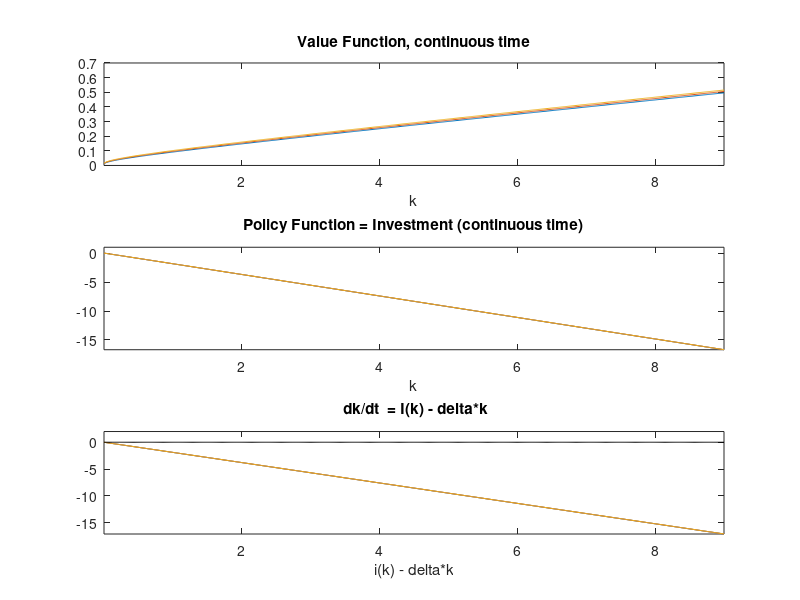

This chart was generated by the following MATLAB code:
%% UPENN, @Wharton
% Finance 937. 
% Prof. Joao Gomes
% Student: Rodrigo A. Morales M. && Mr. Paw Bednarek
% Based on Moll HJB code
% Okt, 2019
% Problem Set 01. Exercise 2) continuous time model
%% 0. Housekeeping
clear all
close all
clc
tic
%%  1. Calibration
aalpha = 0.3;   % Elasticity of output w.r.t. capital
bb = 0.5;       % cost of investment
delta = 0.05;  % start with a very small one
r = 0.05;       % interest rate, return of capital
% Productivity values
vProductivity = [0.9 1.0 1.1];
% vProductivity = 1;
nGridProductivity = length(vProductivity);
na = nGridProductivity;  %number of points of Productivyt
if na >1
    mTransition = [1/2 1/2 0; 1/4 1/2 1/4; 0 1/2 1/2]';
else
    mTransition = 1;
end

%% 2. Steady State
%define the functions of labor, profit and investment...
abar = 1.0;
capitalSteadyState = (aalpha*1/(r+delta))^(1/(1-aalpha));
outputSteadyState = abar*capitalSteadyState^aalpha;
%fprintf(' Output = %2.6f, Capital = %2.6f\n', outputSteadyState, capitalSteadyState); 
fprintf('Code Began running...\n')
% Generate the grid of capital
kapitalMax = (abar/(delta))^(1/(1-aalpha));
kmin = 0.01;
kmax = 9;
vGridCapital = linspace(kmin,kmax,600);
% Get sizes of capital and prodctvt grid:
nGridCapital = length(vGridCapital);
nGridProductivity = length(vProductivity);
I = nGridCapital;
dk = (kmax-kmin)/(I-1);
kapMatrix = vGridCapital'*ones(1,nGridProductivity);

%% 3. Required matrices and vectors
%mValueFunction    = linspace(1,vGridCapital(nGridCapital),nGridCapital)'*vProductivity;
mValueFunction    = (vGridCapital'.^aalpha)*vProductivity;
%mValueFunction(1,:) = 6*ones(1,nGridProductivity);
%mValueFunction(end,:) = (vGridCapital(end)^aalpha./r)*vProductivity;
%mValueFunctionNew = zeros(nGridCapital,nGridProductivity);
mValueFunctionNew = mValueFunction;
mPolicyFunction   = zeros(nGridCapital,nGridProductivity); %investment
% Matrices for the Implicit iteration in each productivity:
mdVf = zeros(nGridCapital,nGridProductivity);
mdVb = zeros(nGridCapital,nGridProductivity);
mc = zeros(nGridCapital,nGridProductivity);
%% 4. We pre-build output for each point in the grid
%profitMatrix = profit(exp(vProductivity),vGridCapital);
%% 5. Main iteration
maxDifference = 10.0;
maxite = 100000;
tolerance = 0.0000001;%0.0000001;
iteration = 0;
deltaV = 1000;
explicit = 2; % 1 -to run the explicit, 2- implicit
%Note: this matrix only works when there are three states in the economy
Achange = [zeros(I), mTransition(2,1)*speye(I) mTransition(3,1)*speye(I);...
    mTransition(1,2)*speye(I) zeros(I) mTransition(3,2)*speye(I);...
    mTransition(1,3)*speye(I) mTransition(2,3)*speye(I) zeros(I)];

while (maxDifference>tolerance || iteration > maxite) 
%     iteration
%     maxDifference
    %Not necessary to loop over Productivity:
    %for nProductivity = 1:nGridProductivity
        dVf = mdVf;
        dVb = mdVb;
        %prodctvt = vProductivity(nProductivity);
        V = mValueFunction;
        % forward difference
        dVf(1:I-1,:) = (V(2:I,:)-V(1:I-1,:))/dk;
        %dVf(I) = (aalpha*prodctvt.*kmax.^(aalpha-1) - delta)/r; %state constraint, for stability
        dVf(I,:) = 1;
        % backward difference
        dVb(2:I,:) = (V(2:I,:)-V(1:I-1,:))/dk;
        %dVb(1) = (aalpha*prodctvt.*kmin.^(aalpha-1) - delta)/r; %state constraint, for stability
        dVb(1,:) = 1; %state constraint, for stability
        %investment with forward difference
        investmentVectorF = ((dVf-1)/bb + delta).*kapMatrix;
        muf = investmentVectorF - delta*kapMatrix;
        %investment with backward difference
        investmentVectorb = ((dVb-1)/bb + delta).*kapMatrix;
        mub = investmentVectorb - delta*kapMatrix;
        %investment and derivative of value function at steady state
        investmentVector0 = delta*kapMatrix;
        dV0 = 1+bb*(investmentVector0./kapMatrix -delta);%-bb/2*delta^2 +1;   %%%%%%%%%% NOT SURE %%%%%%%%%%%%%%%%%%
        % dV_upwind makes a choice of forward or backward differences based on
        % the sign of the drift    
        If = muf > 0; %below steady state
        Ib = mub < 0; %above steady state
        I0 = (1-If-Ib); %at steady state
        dV_Upwind = dVf.*If + dVb.*Ib + dV0.*I0; %important to include third term
        invest = ((dV_Upwind-1)/bb + delta).*kapMatrix;
        %Get vectors and do implicit Euler...
%         diffPoisson = mValueFunction*mTransition(:,nProductivity);
        dn = vGridCapital'.^aalpha*vProductivity - invest -...
            bb/2*(invest./kapMatrix -delta).^2.*kapMatrix ;
        driftK = muf.*If + mub.*Ib + 0.*I0;
        %CONSTRUCT MATRIX
        X = -min(mub,0)/dk;
        Z = max(muf,0)/dk;
        % To build Y, we need to consider the diffPoisson effect
        Y = -max(muf,0)/dk + min(mub,0)/dk - ones(I,1)*sum(mTransition'-diag(mTransition'),2)';
        %sparse matrix: faster
        A1 = spdiags(Y(:,1),0,I,I)+spdiags(X(2:I,1),-1,I,I)+spdiags([0;Z(1:I-1,1)],1,I,I);
        A2 = spdiags(Y(:,2),0,I,I)+spdiags(X(2:I,2),-1,I,I)+spdiags([0;Z(1:I-1,2)],1,I,I);
        A3 = spdiags(Y(:,3),0,I,I)+spdiags(X(2:I,3),-1,I,I)+spdiags([0;Z(1:I-1,3)],1,I,I);
        AAA = [A1, sparse(I,I) sparse(I,I);...
            sparse(I,I) A2 sparse(I,I);...
            sparse(I,I) sparse(I,I) A3] + Achange;
        B = (r + 1/delta)*speye(3*I) - AAA;
        % We need to write down all in vector form, as we stacked all
        d_n = dn(:);
        V_n = V(:);
        vecb = d_n + V_n/deltaV;
        Vnew = B\vecb; %SOLVE SYSTEM OF EQUATIONS
        Vnew = reshape(Vnew, [I,3]); %rebuild the matrix
        
    mValueFunctionNew = Vnew;
    mdVf = dVf;
    mdVb = dVb;
    mPolicyFunction = invest;
%         pause
    %end
    maxDifference = max(max(abs(mValueFunctionNew-mValueFunction)));
    mValueFunction = mValueFunctionNew;
    iteration = iteration+1;
    if (mod(iteration,10)==0 || iteration ==1)
        fprintf(' Iteration = %d, Sup Diff = %2.8f\n', iteration, maxDifference); 
    end
    
end

fprintf(' Iteration = %d, Sup Diff = %2.8f\n', iteration, maxDifference); 
fprintf('\n')
%fprintf(' My check = %2.6f\n', mPolicyFunction(1000,3));
fprintf('\n')

toc

%% 6. Plotting results

figure(2)
endPlotN = nGridCapital;
subplot(3,1,1)
plot(vGridCapital(1:endPlotN),mValueFunction(1:endPlotN,:))
xlim([vGridCapital(1) vGridCapital(endPlotN)])
xlabel('k')
title('Value Function, continuous time')

subplot(3,1,2)
plot(vGridCapital(1:endPlotN),mPolicyFunction(1:endPlotN,:))
xlim([vGridCapital(1) vGridCapital(endPlotN)])
ylim([min(mPolicyFunction(:,1)) (max(mPolicyFunction(:,nGridProductivity))+1)])
xlabel('k')
title('Policy Function = Investment (continuous time)')

% vExactPolicyFunction = aalpha*bbeta.*(vGridCapital.^aalpha);
% 
subplot(3,1,3)
plot(vGridCapital(1:endPlotN),mPolicyFunction(1:endPlotN,:)-delta*vGridCapital(1:endPlotN)')
hold on
plot(vGridCapital(1:endPlotN),zeros(endPlotN,1),'-k')
xlim([vGridCapital(1) vGridCapital(endPlotN)])
ylim([min(mPolicyFunction(:,1)-delta*vGridCapital(1:endPlotN)') (max(mPolicyFunction(:,nGridProductivity)-delta*vGridCapital(1:endPlotN)')+2)])
xlabel('i(k) - delta*k')
title(' dk/dt  = I(k) - delta*k')
hold off

%set(gcf,'PaperOrientation','landscape','PaperPosition',...
%[-0.9 -0.5 12.75 9])
versionp = 'v06_implicit';
if na == 1
    name =  ['Plots/PS01_02_a_',versionp];
    name2 =  ['Plots/PS01_02_a_',versionp,'.fig'];
else
    name =  ['Plots/PS01_02_b_',versionp];
    name2 =  ['Plots/PS01_02_a_',versionp,'.fig'];
end
print('-djpeg',name)
